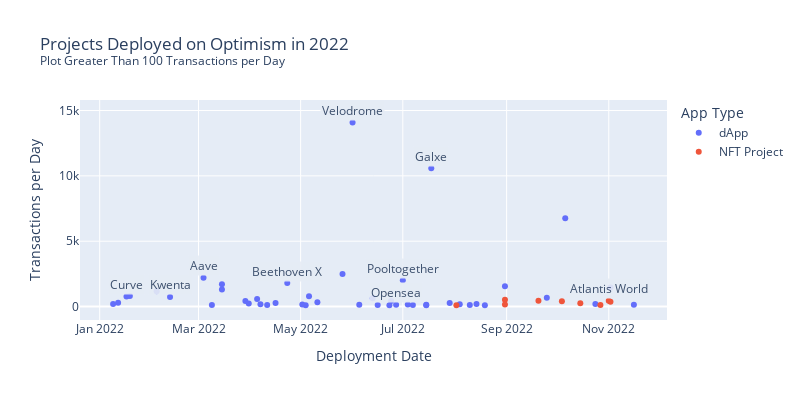

Notebook source saved alongside this figure:
### Code cell
fig = px.scatter(df, x="date", y="txs_per_day",
	        #  size="pop", 
                 color="type",
                 hover_name="project",
                #  size_max=60
                labels={"date":"Deployment Date", "txs_per_day":"Transactions per Day", "type":"App Type"}
                ,title = "Projects Deployed on Optimism in 2022 \
                        <br><sup>Project With Greater Than 100 Transactions per Day Since Deployment</sup>"
                , width=800, height=400
                 )
project_annotations = ['Velodrome','Pooltogether','Galxe','Aave','Curve','Beethoven X','Kwenta','Opensea','Atlantis World']
for p in project_annotations:
        fig.add_annotation(x=df[df['project'] == p]['date'].iloc[0], y=df[df['project'] == p]['txs_per_day'].iloc[0],
                text=p,
                showarrow=False,
                yshift=12,
                bgcolor="#E6ECF5",
                opacity=0.9
                )
fig.show()
if not os.path.exists("img_outputs"):
        os.mkdir("img_outputs")
fig.write_image("img_outputs/op_deployments_2022.svg")
fig.write_image("img_outputs/op_deployments_2022.png")

### Figure 1 — Plotly figure (JSON) as saved in the notebook; plotly's stock layout.template omitted (floating-point values rounded to 4 significant figures)
{"data": [{"hovertemplate": "<b>%{hovertext}</b><br><br>App Type=dApp<br>Deployment Date=%{x}<br>Transactions per Day=%{y}<extra></extra>", "hovertext": ["Paraswap", "Chainhop", "Clipper", "Polynomial Protocol", "Sushi", "Hashflow", "Teleportr/ Warp Speed", "Nested", "Quest3", "Curve", "Reaper Farm", "Zerion", "Beethoven X", "Opensea", "Gelato", "Tarot Finance", "Ripae", "Velodrome", "Kwenta", "Qidao", "Pooltogether", "Beefy Finance", "Mirror", "Wardenswap", "Optimismpad", "Unidex", "Kyberswap", "Granary", "Web3 Savings Protocol", "Opx Finance", "Aave", "Nex", "Thirdweb", "Stargate Finance", "Ecc Domains", "Odos", "Homora V2", "Revert Finance", "Sonne Finance", "Biconomy - Hyphen", "Galxe", "Layer Zero", "Holozaki", "Openxproject", "Apetimism Launchapd", "Lifi"], "legendgroup": "dApp", "marker": {"color": "#636efa", "symbol": "circle"}, "mode": "markers", "name": "dApp", "orientation": "v", "showlegend": true, "type": "scatter", "x": ["2022-07-15T00:00:00", "2022-05-11T00:00:00", "2022-02-04T00:00:00", "2022-03-29T00:00:00", "2022-05-04T00:00:00", "2022-05-02T00:00:00", "2022-04-16T00:00:00", "2022-04-07T00:00:00", "2022-03-31T00:00:00", "2022-01-17T00:00:00", "2022-07-04T00:00:00", "2022-03-09T00:00:00", "2022-04-23T00:00:00", "2022-06-27T00:00:00", "2022-01-09T00:00:00", "2022-05-06T00:00:00", "2022-08-04T00:00:00", "2022-06-01T00:00:00", "2022-02-12T00:00:00", "2022-04-05T00:00:00", "2022-07-01T00:00:00", "2022-06-24T00:00:00", "2022-01-19T00:00:00", "2022-04-11T00:00:00", "2022-08-14T00:00:00", "2022-10-24T00:00:00", "2022-06-16T00:00:00", "2022-05-26T00:00:00", "2022-11-16T00:00:00", "2022-11-02T00:00:00", "2022-03-04T00:00:00", "2022-08-31T00:00:00", "2022-06-23T00:00:00", "2022-03-15T00:00:00", "2022-08-10T00:00:00", "2022-10-06T00:00:00", "2022-07-07T00:00:00", "2022-07-15T00:00:00", "2022-09-25T00:00:00", "2022-06-13T00:00:00", "2022-07-18T00:00:00", "2022-03-15T00:00:00", "2022-06-05T00:00:00", "2022-08-19T00:00:00", "2022-07-29T00:00:00", "2022-01-12T00:00:00"], "xaxis": "x", "y": [101.2, 333.8, 1165.0, 416.7, 105.6, 153.1, 270.0, 176.7, 238.2, 762.2, 150.5, 127.5, 1794.0, 138.5, 196.4, 797.4, 171.1, 14080.0, 740.4, 580.9, 2018.0, 424.7, 800.8, 119.6, 205.0, 193.9, 115.0, 2493.0, 139.3, 1465.0, 2195.0, 1552.0, 104.8, 1707.0, 128.8, 6749.0, 119.6, 137.0, 675.8, 634.4, 10580.0, 1309.0, 130.8, 103.5, 263.8, 282.4], "yaxis": "y"}, {"hovertemplate": "<b>%{hovertext}</b><br><br>App Type=NFT Project<br>Deployment Date=%{x}<br>Transactions per Day=%{y}<extra></extra>", "hovertext": ["RabbitHole Credentials: L2", "OptiChads", "OaycNFT", "Early Optimists", "Alpha Gal", "OP Delegatooors", "OP Horse Kingdom", "OP Bridgooor", "Atlantis World"], "legendgroup": "NFT Project", "marker": {"color": "#EF553B", "symbol": "circle"}, "mode": "markers", "name": "NFT Project", "orientation": "v", "showlegend": true, "type": "scatter", "x": ["2022-10-04T00:00:00", "2022-08-02T00:00:00", "2022-10-15T00:00:00", "2022-08-31T00:00:00", "2022-08-31T00:00:00", "2022-09-20T00:00:00", "2022-10-27T00:00:00", "2022-11-02T00:00:00", "2022-11-01T00:00:00"], "xaxis": "x", "y": [400.8, 100.5, 256.6, 513.5, 149.8, 444.4, 123.9, 360.7, 437.9], "yaxis": "y"}], "layout": {"annotations": [{"bgcolor": "#E6ECF5", "opacity": 0.9, "showarrow": false, "text": "Velodrome", "x": "2022-06-01T00:00:00", "y": 14080.0, "yshift": 12}, {"bgcolor": "#E6ECF5", "opacity": 0.9, "showarrow": false, "text": "Pooltogether", "x": "2022-07-01T00:00:00", "y": 2018.0, "yshift": 12}, {"bgcolor": "#E6ECF5", "opacity": 0.9, "showarrow": false, "text": "Galxe", "x": "2022-07-18T00:00:00", "y": 10580.0, "yshift": 12}, {"bgcolor": "#E6ECF5", "opacity": 0.9, "showarrow": false, "text": "Aave", "x": "2022-03-04T00:00:00", "y": 2195.0, "yshift": 12}, {"bgcolor": "#E6ECF5", "opacity": 0.9, "showarrow": false, "text": "Curve", "x": "2022-01-17T00:00:00", "y": 762.2, "yshift": 12}, {"bgcolor": "#E6ECF5", "opacity": 0.9, "showarrow": false, "text": "Beethoven X", "x": "2022-04-23T00:00:00", "y": 1794.0, "yshift": 12}, {"bgcolor": "#E6ECF5", "opacity": 0.9, "showarrow": false, "text": "Kwenta", "x": "2022-02-12T00:00:00", "y": 740.4, "yshift": 12}, {"bgcolor": "#E6ECF5", "opacity": 0.9, "showarrow": false, "text": "Opensea", "x": "2022-06-27T00:00:00", "y": 138.5, "yshift": 12}, {"bgcolor": "#E6ECF5", "opacity": 0.9, "showarrow": false, "text": "Atlantis World", "x": "2022-11-01T00:00:00", "y": 437.9, "yshift": 12}], "height": 400, "legend": {"title": {"text": "App Type"}, "tracegroupgap": 0}, "title": {"text": "Projects Deployed on Optimism in 2022                         <br><sup>Plot Greater Than 100 Transactions per Day</sup>"}, "width": 800, "xaxis": {"anchor": "y", "domain": [0, 1], "title": {"text": "Deployment Date"}}, "yaxis": {"anchor": "x", "domain": [0, 1], "title": {"text": "Transactions per Day"}}}}
